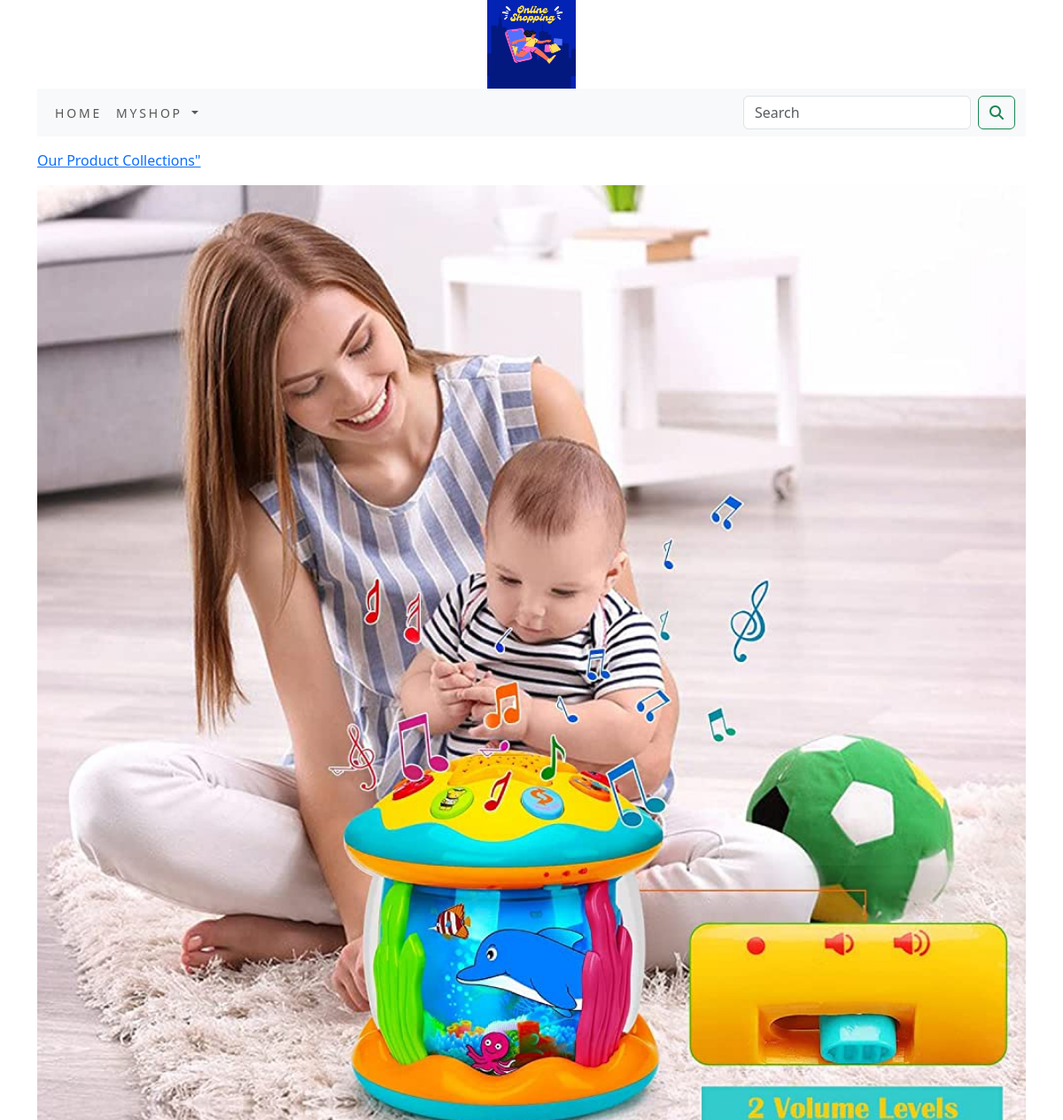
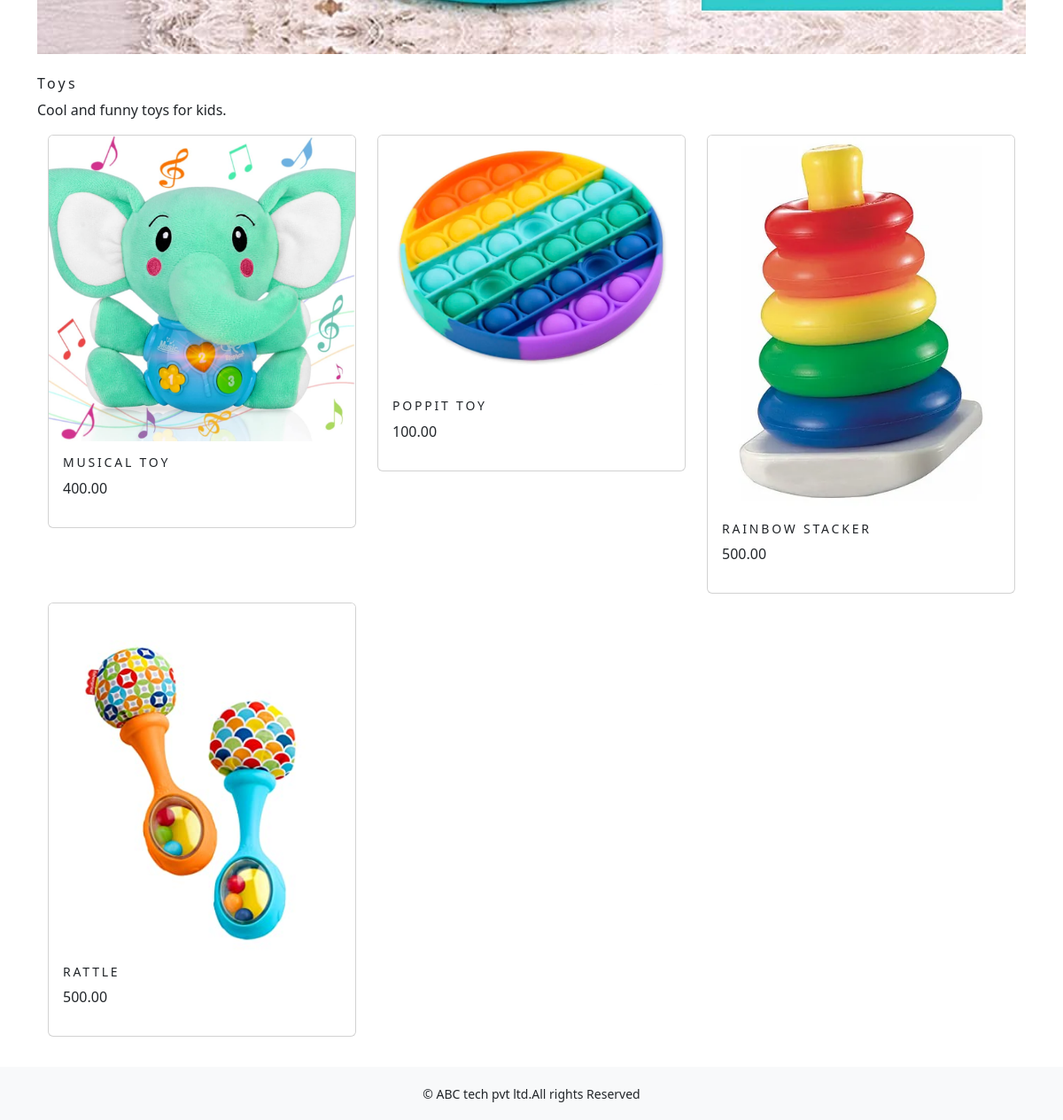
The app's page /myshop/toys/ with its own data (2 pictures, top to bottom).
### myshop/models.py (models this page shows, shortened)
class Category(models.Model):
    name=models.CharField(max_length=250,unique=True)
    slug=models.SlugField(max_length=250,unique=True)
    description=models.TextField(blank=True)
    image=models.ImageField(upload_to='category',blank=True)
    class Meta:
        ordering=('name',)
        verbose_name='category'
        verbose_name_plural='categories'
    def get_url(self):
        return reverse('myshop:product_by_category',args=[self.slug])

class Product(models.Model):
    name=models.CharField(max_length=250,unique=True)
    slug=models.SlugField(max_length=250,unique=True)
    description=models.TextField(blank=True)
    price=models.DecimalField(max_digits=10,decimal_places=2)
    category=models.ForeignKey(Category,on_delete=models.CASCADE)
    image=models.ImageField(upload_to='product',blank=True)
    stock=models.IntegerField()
    available=models.BooleanField(default=True)
    created=models.DateTimeField(auto_now_add=True)
    updated=models.DateTimeField(auto_now=True)
    def get_url(self):
       return reverse('myshop:prodCatdetail',args=[self.category.slug,self.slug])
    class Meta:
        ordering=('name',)
        verbose_name='product'
        verbose_name_plural='products'

### myshop/views.py (the view)
# urls.py: path('',views.allProdCat,name='allProdCat'),
def allProdCat(request,c_slug=None):
    c_page=None
    products_list=None
    if c_slug!=None:
        c_page=get_object_or_404(Category,slug=c_slug)
        products_list=Product.objects.all().filter(category=c_page,available=True)
    else:
        products_list=Product.objects.all().filter(available=True)
    paginator=Paginator(products_list,6)
    try:
        page=int(request.GET.get('page','1'))
    except:
        page=1
    try:
        products=paginator.page(page)
    except (EmptyPage,InvalidPage):
        products=paginator.page(paginator.num_pages)
    return render(request,"category.html",{'category':c_page,'products':products})

### cart/context_processors.py (called while the page is built)
def counter(request):
    item_count=0
    if 'admin' in request.path:
        return {}
    else:
        try:
            cart=Cart.objects.filter(cart_id=_cart_id(request))
            cart_items=CartItem.objects.all().filter(cart=cart[:1])
            for cart_item in cart_items:
                item_count += cart_item.quantity
        except Cart.DoesNotExist:
            item_count =0
    return dict(item_count=item_count)

### cart/views.py (called while the page is built)
def _cart_id(request):
    cart=request.session.session_key
    if not cart:
        cart=request.session.create()
    return cart

### myshop/context_processors.py (called while the page is built)
def menu_links(request):
    links=Category.objects.all()
    return dict(links=links)

### templates/category.html (shortened to what this page needs)
{% extends 'base.html' %}
{% load static %}
{% block content %}
{% if category %}
    <div>
        <div class="row my_row_class">
            <div class="mx-auto">
                <p><a href="{% url 'myshop:allProdCat' %}">Our Product Collections"</a></p>
        </div>
             </div>
    </div>
    {% endif %}
<div class="mx_auto">
    {% if category %}
        <img class="my_image" src="{{category.image.url}}" alt="{{category.name}}">
</div>
    <br>
<div>
        <h1 class="text_center my_title">{{category.name}}</h1>
        <p class="text_justify">{{category.description}}</p>
</div>
     {% endif %}
<div class="container">
    <div class="row mx_auto">
        {% for product in products.object_list %}
        <div class="my_bottom_margin col-9 col-sm-12 col-md-4 xol-lg-4">
            <div class="card text_center" style="min-width:18rem;">
                <a href="{{product.get_url}}"><img class="card-img-top my_image" src="{{product.image.url}}" alt="{{product.name}}"></a>
            <div class="card-body">
                <h4>{{product.name}}</h4>
                <p>{{product.price}}</p>
            </div>
            </div>
        </div>
        {% endfor %}
    </div>
    <br>
</div>
{% endblock %}

### static/css/custom.css (style rules this page uses)
body { font-family: 'Wix Madefor Text', sans-serif; }
.my_row_class { padding-top :15px; }
.my_image { width:100%; height:auto; }
.my_title { font-size:16px; text_transform:uppercase; letter-spacing:.2em; }
.my_bottom_margin { margin-bottom:10px; }
.card-body h4 { font-size:14px; text-transform:uppercase; letter-spacing:.2em }

### records on screen
Category: image (picture), name "Toys", description "Cool and funny toys for kids."
Product: image (picture), name "MUSICAL TOY", price "400.00"
Product: image (picture), name "POPPIT TOY", price "100.00"
Product: image (picture), name "RAINBOW STACKER", price "500.00"
Product: image (picture), name "RATTLE", price "500.00"
